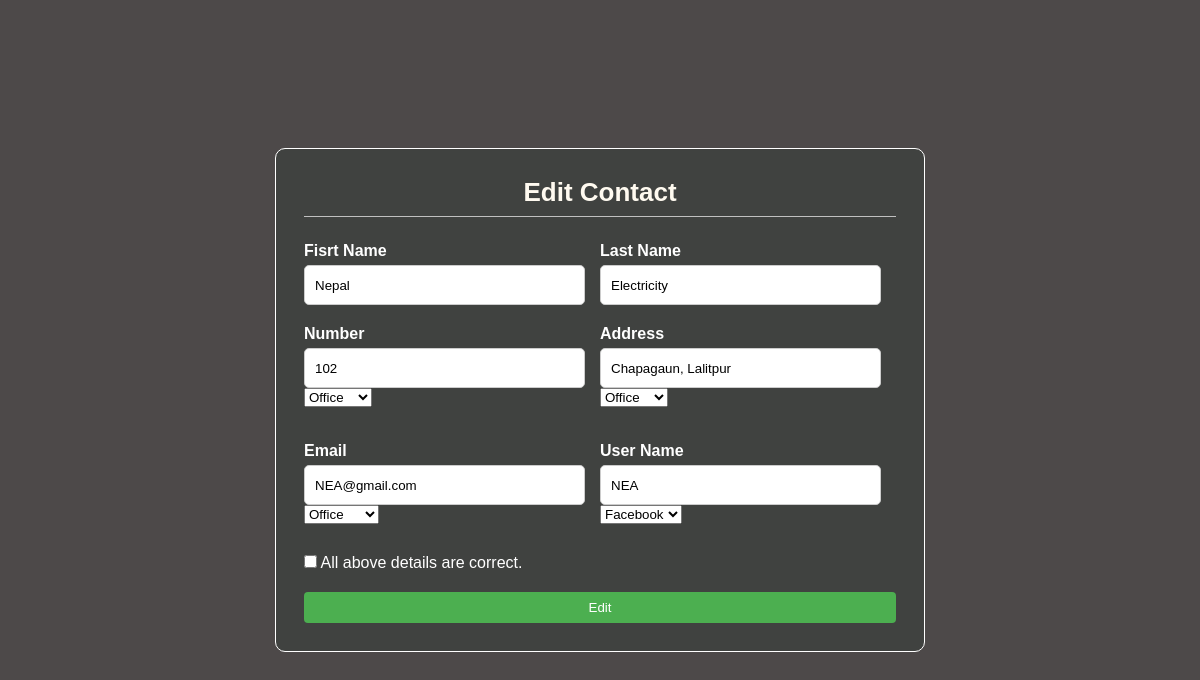
Page /edit/184 (signed in) on the committed database.
### accounts/models.py (models this page shows, shortened)
class Person(models.Model):
    id = models.AutoField(primary_key=True)
    first_name = models.CharField(max_length=20 , null=True)
    last_name = models.CharField(max_length=15 , null=True)
    phone = models.ForeignKey(Phone, null=True , on_delete= models.SET_NULL)
    address = models.ForeignKey(Address, null=True , on_delete= models.SET_NULL)
    email = models.ForeignKey(Email, null=True , on_delete= models.SET_NULL)
    media = models.ForeignKey(SocialMedia, null=True , on_delete= models.SET_NULL)

class Phone(models.Model):
    TYPE = (
        ('Home' , 'Home'),
        ('Mobile' , 'Mobile'),
        ('Office' , 'Office'),
        ('College' , 'College'),
    )
    Number = models.IntegerField( null=True )
    Number_type = models.CharField(max_length=200 , null=True , choices=TYPE )

class Address(models.Model):
    TYPE = (
        ('Home' , 'Home'),
        ('Office' , 'Office'),
        ('College' , 'College')
    )
    Address = models.CharField(max_length=200 , null=True)
    Address_type= models.CharField(max_length=200 , null=True , choices=TYPE )

class Email(models.Model):
    TYPE = (
        ('Home' , 'Home'),
        ('Personal' , 'Personal'),
        ('Office' , 'Office'),
        ('College' , 'College')
    )
    email = models.CharField(max_length=200 , null=True)
    email_type = models.CharField(max_length=200 , null=True , choices=TYPE )

class SocialMedia(models.Model):
    APP = (
        ('Facebook' , 'Facebook'),
        ('Instagram' , 'Instagram'),
        ('Twitter' , 'Twitter'),
        ('Linkdin' , 'Linkdlin'),
        ('Snapchat' , 'Snapchat'),
        ('WeChat' , 'WeChat'),
        ('Discord' , 'Discord'),
    )
    User_Name = models.CharField(max_length=200 , null=True)
    Linked_App = models.CharField(max_length=200 , null=True , choices=APP )

### accounts/views.py (the view, shortened to what this page needs)
# urls.py: path('edit/<int:pk>', views.edit, name='edit' ),
@login_required(login_url='login')
def edit(request,pk):
    detail=Person.objects.get(id=pk)
    return render(request,'accounts/edit.html',{'detail': detail})

### accounts/templates/accounts/edit.html (shortened to what this page needs)
{% extends 'accounts/add.html' %}
{% block content %}
<div class="cointainer">
    <form action="" method="post">
      <h2>Edit Contact</h2>
      <div class="content">
        <div class="input-box">
          <label for="firstname">Fisrt Name</label>
          <input type="text" value="{{detail.first_name}}"  id="fname" name="fname" required>
        </div>
        <div class="input-box">
          <label for="lastname">Last Name</label>
          <input type="text" value="{{detail.last_name}}" id="lname" name="lname" required>
        </div>
        <div class="input-box">
          <label for="number">Number</label>
          <input type="tel" value="{{detail.phone.Number}}" id="number" name="number" required>
          <div class="input-box">
            <div class="select-box">
            <select id="Number_type" id="ntype" name="ntype" required>
              <option>{{detail.phone.Number_type}}</option>
            </select>
            </div>
            </div>
        </div>
        <div class="input-box">
          <label for="address">Address</label>
          <input type="text" value="{{detail.address.Address}}" id="address" name="address" required>
          <div class="input-box">
          <div class="select-box">
            <select id="atype"  name="atype" required>
              <option>{{detail.address.Address_type}}</option>
            </select>
            </div>
          </div>
        </div>
        <div class="input-box">
          <label for="email">Email</label>
          <input type="email" value="{{detail.email.email}}"  id="emai"  name="email">
          <div class="input-box">
            <div class="select-box">
            <select id="etype" name="etype">
              <option>{{detail.email.email_type}}</option>
            </select>
            </div>
            </div>
        </div>
        <div class="input-box">
          <label for="username">User Name</label>
          <input type="username" value="{{detail.media.User_Name}}"  id="uname" name="uname" >
        <div class="input-box">
        <div class="select-box">
        <select id="mtype" name="mtype">
          <option>{{detail.media.Linked_App}}</option>
        </select>
        </div>
      </div>
    </div>
        <div class="form-check">
          <input class="form-check-input" type="checkbox" value="" id="invalidCheck2" required>
          <label class="form-check-label" for="invalidCheck2">
            All above details are correct.
          </label>
          </div>
          </div>
      <div class="button-container">
      <form action="" method="post" style="display: inline;">
        <button type="submit" name="button">Edit</button>
      </form>
    </div>
    </form>
  </div>
{% endblock %}

### accounts/templates/accounts/add.html (style rules this page uses)
* { margin: 0; padding: 0; font-family: sans-serif; box-sizing: border-box; }
body { display: flex; justify-content: center; align-items: center; height: 100vh; background: rgb(77, 73, 73); }
.cointainer { max-width: 650px; padding: 28px; margin: 28px; border-radius: 10px; overflow: hidden; background: #404240; border: 1px solid white; }
h2 { font-size: 26px; font-weight: bold; text-align: center; color: floralwhite; padding-bottom: 8px; border-bottom: 1px solid silver; }
.content { display: flex; flex-wrap: wrap; justify-content: space-between; padding: 20px 0; }
.input-box { display: flex; flex-wrap: wrap; width: 50%; padding-bottom: 15px; }
.input-box input { height: 40px; width: 95%; padding: 0 10px; border-radius: 5px; border: 1px solid #ccc; }
.input-box label { width : 95% ; margin: 5px 0; color:#ffffff; font-weight: bold; }
.input-box label, .media-title { width: 100%; margin: 5px 0; color: #ffffff; font-weight: bold; }
.form-check label { color: #ffffff; }
.button-container button { width: 100%; background-color: #4CAF50; color: white; padding: 8px 12px; border: none; border-radius: 4px; cursor: pointer; }

### rows in the picture
Person: fname "Nepal", lname "Electricity", number "102", ntype "Office", address "Chapagaun, Lalitpur", atype "Office", email "NEA@gmail.com", etype "Office", uname "NEA", mtype "Facebook"
